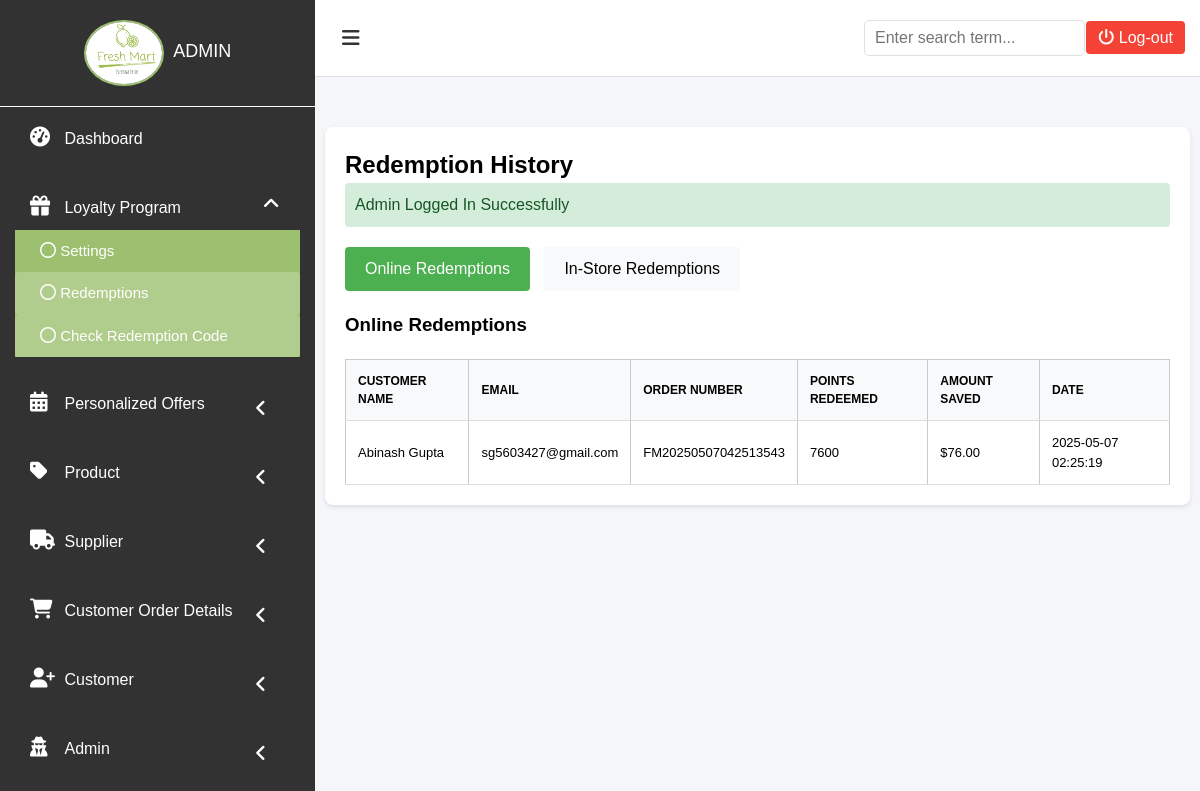
/admin/redemption.php (signed in), run on the app's committed database.
### tables this page shows
CREATE TABLE `reward_redemptions` (
  `id` int(11) NOT NULL,
  `user_id` bigint(20) NOT NULL,
  `order_id` int(11) NOT NULL,
  `points_redeemed` int(11) NOT NULL,
  `amount_saved` decimal(10,2) NOT NULL,
  `created_at` timestamp NOT NULL DEFAULT current_timestamp()
);

CREATE TABLE `customer_details` (
  `id` int(11) NOT NULL,
  `user_id` bigint(20) NOT NULL,
  `first_name` varchar(50) NOT NULL,
  `last_name` varchar(50) NOT NULL,
  `phone_number` varchar(20) NOT NULL,
  `address` text NOT NULL,
  `created_at` timestamp NOT NULL DEFAULT current_timestamp(),
  `loyalty_tier` int(11) DEFAULT 1,
  `monthly_spending` decimal(10,2) DEFAULT 0.00,
  `birthday` date NOT NULL
);

CREATE TABLE `users` (
  `id` bigint(20) NOT NULL,
  `user_id` bigint(20) NOT NULL,
  `user_name` varchar(255) NOT NULL,
  `last_name` varchar(64) NOT NULL,
  `password_hash` varchar(255) NOT NULL,
  `date` timestamp NOT NULL DEFAULT current_timestamp() ON UPDATE current_timestamp(),
  `email` varchar(255) NOT NULL,
  `reset_token_hash` varchar(64) DEFAULT NULL,
  `reset_token_expires_at` datetime DEFAULT NULL,
  `user_otp` varchar(64) NOT NULL,
  `role_as` tinyint(4) NOT NULL DEFAULT 0,
  `birthday` date DEFAULT NULL,
  `used_birthday_offer` tinyint(1) DEFAULT 0,
  `loyalty_tier` varchar(20) DEFAULT 'Bronze' COMMENT 'User loyalty tier (Bronze, Silver, Gold, etc)',
  `must_change_password` tinyint(1) NOT NULL DEFAULT 0
);

CREATE TABLE `orders` (
  `id` int(11) NOT NULL,
  `user_id` bigint(20) NOT NULL,
  `order_number` varchar(50) NOT NULL,
  `total_amount` decimal(10,2) NOT NULL,
  `shipping_fee` decimal(10,2) NOT NULL,
  `delivery_time` datetime NOT NULL,
  `status` varchar(20) NOT NULL DEFAULT 'pending',
  `created_at` datetime NOT NULL DEFAULT current_timestamp(),
  `updated_at` datetime NOT NULL DEFAULT current_timestamp() ON UPDATE current_timestamp(),
  `rewards_discount` decimal(10,2) DEFAULT 0.00,
  `tier_name` varchar(50) DEFAULT 'Bronze',
  `tier_multiplier` decimal(3,2) DEFAULT 1.00,
  `offer_id` int(11) DEFAULT NULL,
  `offer_discount` decimal(10,2) DEFAULT 0.00,
  `offer_points_multiplier` decimal(3,2) DEFAULT 1.00,
  `birthday_discount` decimal(10,2) DEFAULT 0.00,
  `promo_discount` decimal(10,2) DEFAULT 0.00
);

### admin/redemption.php (the view, shortened to what this page needs)
<?php
include('../connection.php');
$query_online = "SELECT r.*, u.email, cd.first_name, cd.last_name, o.order_number
                FROM reward_redemptions r
                JOIN users u ON r.user_id = u.id
                JOIN customer_details cd ON u.id = cd.user_id
                JOIN orders o ON r.order_id = o.id
                ORDER BY r.created_at DESC";
$result_online = mysqli_query($con, $query_online);
?>
<!DOCTYPE html>
<html>
<head>
    <link rel="stylesheet" type="text/css" href="css/login.css">
</head>
<body>
    <div id="dashboardMainContainer">
        <?php include('partials/app-sidebar.php') ?>
        <div class="dasboard_content_container" id="dasboard_content_container">
            <?php include('partials/app-topnav.php') ?>
            <div class="dashboard_content">
                <div class="redemption-table">
                    <h2>Redemption History</h2>
                    <?php if(isset($_SESSION['message'])): ?>
                        <div class="message success">
                            <?php
                                echo $_SESSION['message'];
                            ?>
                        </div>
                    <?php endif; ?>
                    <div class="tab-buttons">
                        <button class="tab-button active" onclick="showTab('online')">Online Redemptions</button>
                        <button class="tab-button" onclick="showTab('store')">In-Store Redemptions</button>
                    </div>
                    <div id="online-tab" class="tab-content active">
                        <h3>Online Redemptions</h3>
                        <table class="table">
                            <thead>
                                <tr>
                                    <th>Customer Name</th>
                                    <th>Email</th>
                                    <th>Order Number</th>
                                    <th>Points Redeemed</th>
                                    <th>Amount Saved</th>
                                    <th>Date</th>
                                </tr>
                            </thead>
                            <tbody>
                                <?php while($row = mysqli_fetch_assoc($result_online)): ?>
                                    <tr>
                                        <td><?php echo htmlspecialchars($row['first_name'] . ' ' . $row['last_name']); ?></td>
                                        <td><?php echo htmlspecialchars($row['email']); ?></td>
                                        <td><?php echo htmlspecialchars($row['order_number']); ?></td>
                                        <td><?php echo htmlspecialchars($row['points_redeemed']); ?></td>
                                        <td>$<?php echo htmlspecialchars($row['amount_saved']); ?></td>
                                        <td><?php echo date('Y-m-d H:i:s', strtotime($row['created_at'])); ?></td>
                                    </tr>
                                <?php endwhile; ?>
                            </tbody>
                        </table>
                    </div>
                </div>
            </div>
        </div>
    </div>
</body>
</html>

### admin/css/login.css (style rules this page uses)
*,*::before,*::after { box-sizing:border-box }
body,h1,h2,h3,h4,p,ul[class],ol[class],figure,blockquote,dl,dd { margin:0 }
body { min-height:100vh;scroll-behavior:smooth;text-rendering:optimizeSpeed;line-height:1.5 }
input,button,textarea,select { font:inherit }
body { font-family: arial; }
#dashboardMainContainer { display: flex; width: 100%; min-height: 100vh; position: relative; }
.dasboard_content_container { margin-left: 315px; width: calc(100% - 315px); transition: all 0.3s ease; background: #f4f6f9; }
div.dashboard_content { padding: 50px 10px 10px 10px; }
table, th, td { border: 1px solid #cacaca; border-collapse: collapse; }
table { width:100%; }
table th { font-size: 12px; text-transform: uppercase; text-align: center; background: #f4f6f9; }
table td { font-size: 13px; text-align: center; padding:5px; }

### admin/redemption.php (style rules this page uses)
.dashboard_content { padding: 20px; }
.redemption-table { background: white; padding: 20px; border-radius: 8px; box-shadow: 0 2px 4px rgba(0,0,0,0.1); margin-bottom: 30px; }
.table { width: 100%; border-collapse: collapse; margin-top: 20px; }
.table th, .table td { padding: 12px; text-align: left; border-bottom: 1px solid #ddd; }
.table th { background-color: #f8f9fa; font-weight: 600; }
.message { padding: 10px; margin-bottom: 20px; border-radius: 4px; }
.success { background-color: #d4edda; color: #155724; }
.tab-buttons { margin-bottom: 20px; }
.tab-button { padding: 10px 20px; border: none; background: #f8f9fa; cursor: pointer; margin-right: 10px; border-radius: 4px; }
.tab-button.active { background: #4CAF50; color: white; }
.tab-content { display: none; }
.tab-content.active { display: block; }

### data on the page
reward_redemptions: customer_details.first_name+last_name "Abinash Gupta", user.email "sg5603427@gmail.com", order.order_number "FM20250507042513543", points_redeemed "7600", amount_saved "76.00", created_at "2025-05-07 02:25:19"

### other printed values
$display_name "ADMIN"
$_SESSION['message'] "Admin Logged In Successfully"
